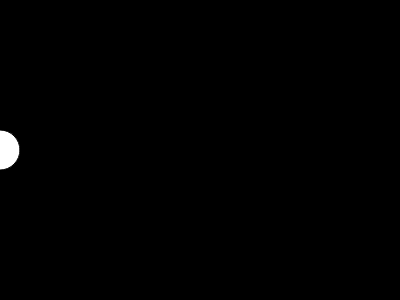
Frame 1 (no input)
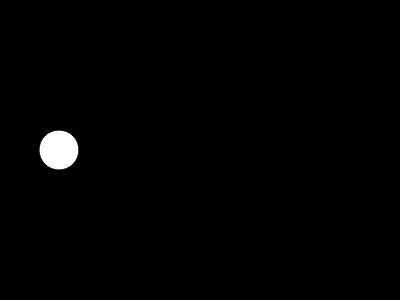
Frame 60 (no input)
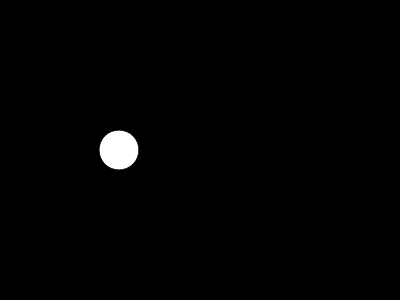
Frame 120 (the mouse pressed at the canvas centre since frame 60)

The p5.js sketch that drew these frames (run headless with seeded random() and noise() and a simulated clock; from frame 60 on, the mouse is pressed at the canvas centre):

// p5.js sketch
// ── sketch.js
let x = 0; // The value of x needs to be "remembered" from frame to frame

function setup() {
    createCanvas(400, 300);
}

function draw() {
    background(0);
    circle(x, height / 2, 40);
    x = x + 1; // This whole line can be replaced with the shorthand, x++;
}

// ── slidingCircle.html
<!DOCTYPE html>
<html lang="en">
  <head>
    <meta charset="utf-8" />
    <meta name="viewport" content="width=device-width, initial-scale=1.0">

    <title>W2 Lecture 1 - slidingCircle</title>

    <link rel="stylesheet" type="text/css" href="./lib/main-styles.css">

    <script src="./lib/libraries/p5.min.js"></script>
  </head>

  <body>
    <script src="sketch.js"></script>
  </body>
</html>
